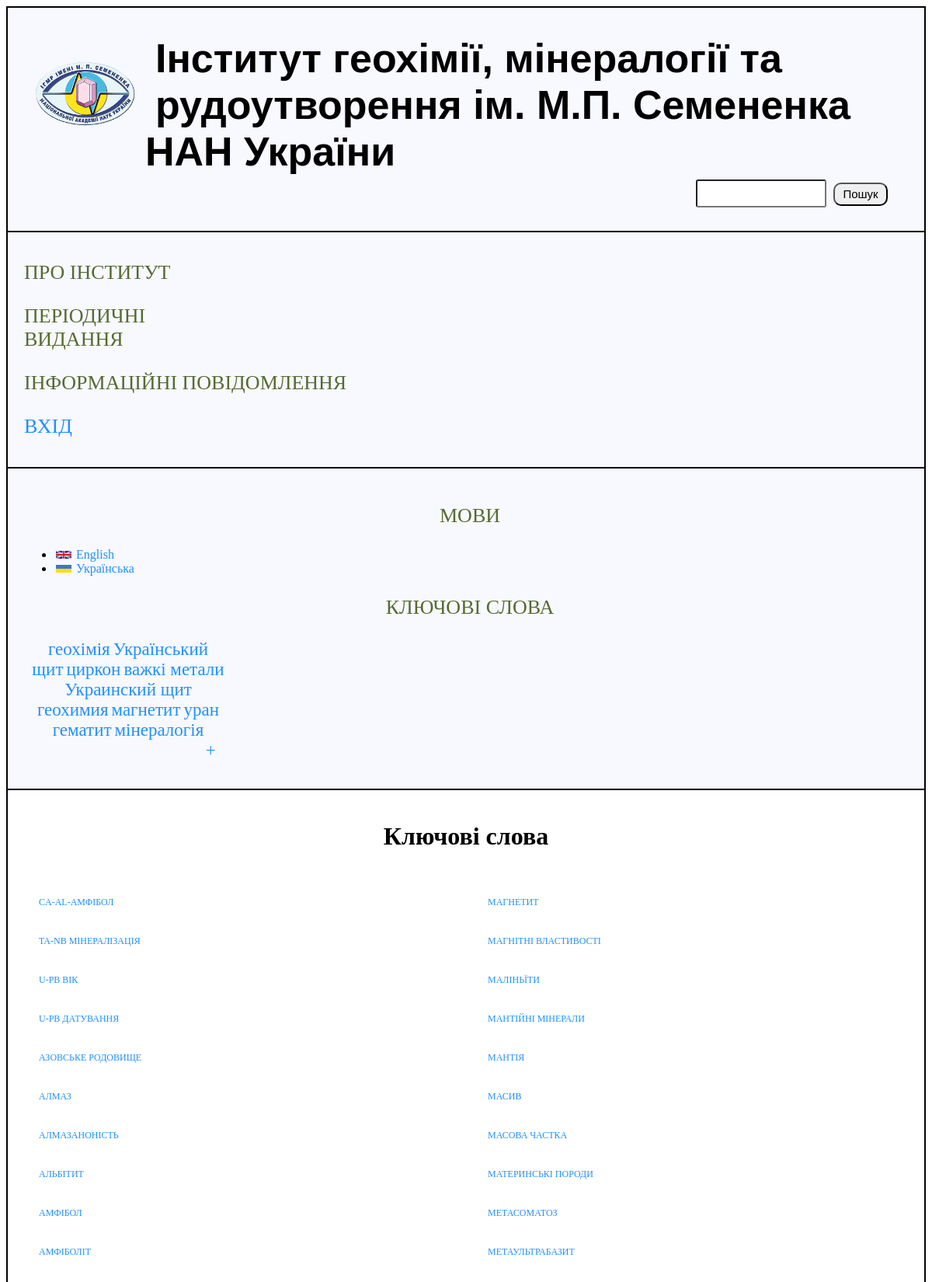
Page /keywords.php (upper part) on the committed database.
### tables this page shows
CREATE TABLE `keywords` (
  `word_id` int(11) NOT NULL,
  `keyword` varchar(255) NOT NULL
);

### keywords.php (the view, shortened to what this page needs)
<!DOCTYPE html>
<html>
<head>
	<link rel="stylesheet" type="text/css" href="css/style.css">
</head>
<body>
	<div id="block-body">
	<header id="head">
		<div id="block-header">
			<?php
				include("include/block-header.php");
			?>
		</div>
	</header>
	<div id="block-left">
		<?php
			include("include/block-left.php");
		?>
	</div>
	<div id="block-right">
		<?php
			include("include/block-right.php");
		?>
	</div>
	<div id="block-content">
		<h1>Ключові слова</h1><br>
		<ul id="keywords">
		<?php
			$result = mysql_query("SELECT * FROM keywords ORDER BY keyword ASC");
			if (mysql_num_rows($result) > 0)
					{
 						$row = mysql_fetch_array($result);
 					do
 					{
 						echo
 						'
 							<li>
 								<a href="view_keywords.php?keyword='.$row["keyword"].'">'.$row["keyword"].'</a>
 							</li><br>
 						';
 					}
    				while ($row = mysql_fetch_array($result));
				}
		?>
		</ul>
	</div>
	</div>
</body>
</html>

### include/block-right.php (shortened to what this page needs)
<link rel="stylesheet" type="text/css" href="css/style.css">
<link rel="stylesheet" type="text/css" href="css/reset.css">
<div class="center">
    <p class="zaglavie">МОВИ</p>
<ul class="listik">
    <li><img src="img/uk.gif" class="lang"><a href="">English</a></li>
    <li><img src="img/ua.gif" class="lang"><a href="">Українська</a></li>
</ul>
<p class="zaglavie">КЛЮЧОВІ СЛОВА</p>
<p class="words">
    <?php
    $result=mysql_query("SELECT * FROM  keywords LIMIT 10");
        if (mysql_num_rows($result) > 0)
        {
            $row = mysql_fetch_array($result);
                do
                {
                    echo
                    '
                        <a href="view_keywords.php?keyword='.$row["keyword"].'">'.$row["keyword"].'</a>
                    ';
                }
            while ($row = mysql_fetch_array($result));
        }
    ?>
    <br>
        <a class="plus" href="keywords.php">+</a>
</p>
</div>

### css/style.css (style rules this page uses)
#block-body { background-color: #F8F8FF; max-width: 100%; margin: 0 auto; border: 1px solid; }
header { max-width: 100%; border: 1px solid; }
p.zaglavie { color: #556B2F; font-weight: normal; font-size: 26px; font-family: 'Georgia'; margin-left: 10px; }
#block-content { border: 1px solid; background-color: white; }
#block-content h1 { text-align: center; padding-top: 20px; }
.words { margin-left: 10px; width: 250px; }
.words a { text-decoration: none; color: #1E90FF; font-size: 23px; }
.lang { margin-left: 2px; }
.listik li { text-align: left; }
.listik img { width: 20px; height: 10px; margin-right: 6px; }
#block-content ul li { display: inline-block; margin-bottom: 40px; }
#keywords { column-count: 2; }
#keywords > li { margin-right: 5px; width: 270px; height: 10px; }
#keywords > li > a { margin-right: 5px; font-size: 12px; text-decoration: none; color: #1E90FF; display: inline-block; text-transform: uppercase; }
.plus { margin-left: 85%; }
#block-left { border: 1px solid; text-align: left; padding: 11px; }
#block-right { border: 1px solid; padding: 20px; }
.center { text-align: center; }

### rows in the picture
keywords: keyword "геохімія"
keywords: keyword "Український щит"
keywords: keyword "циркон"
keywords: keyword "важкі метали"
keywords: keyword "Украинский щит"
keywords: keyword "геохимия"
keywords: keyword "магнетит", keyword "МАГНЕТИТ"
keywords: keyword "уран"
keywords: keyword "гематит"
keywords: keyword "мінералогія"
keywords: keyword "CA-AL-АМФІБОЛ"
keywords: keyword "TA-NB МІНЕРАЛІЗАЦІЯ"
keywords: keyword "U-PB ВІК"
keywords: keyword "U-PB ДАТУВАННЯ"
keywords: keyword "АЗОВСЬКЕ РОДОВИЩЕ"
keywords: keyword "АЛМАЗ"
keywords: keyword "АЛМАЗАНОНІСТЬ"
keywords: keyword "АЛЬБІТИТ"
keywords: keyword "АМФІБОЛ"
keywords: keyword "АМФІБОЛІТ"
keywords: keyword "МАГНІТНІ ВЛАСТИВОСТІ"
keywords: keyword "МАЛІНЬЇТИ"
keywords: keyword "МАНТІЙНІ МІНЕРАЛИ"
keywords: keyword "МАНТІЯ"
keywords: keyword "МАСИВ"
keywords: keyword "МАСОВА ЧАСТКА"
keywords: keyword "МАТЕРИНСЬКІ ПОРОДИ"
keywords: keyword "МЕТАСОМАТОЗ"
keywords: keyword "МЕТАУЛЬТРАБАЗИТ"
